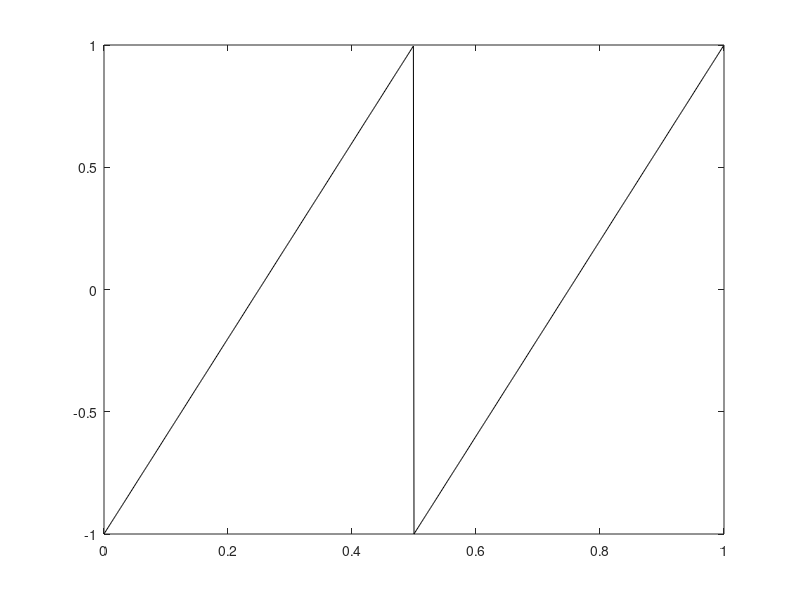

This chart was generated by the following MATLAB code: (Note: this script raises an error after producing the figure.)
clc; close all; clear all;
N = 1e3; % numero de po
TT = 1; % tempo toal
Ts = TT/N; % periodo de amostragem
f = 1/0.5; % frequencia dos sinais
t = (0:N-1)*Ts; % vetor de tempo
A = 1; % amplitude do sinal
s = A*sawtooth(2*pi*f*t); % onda dente de serra
s_rms = sqrt(sum(s.^2)/N); % valor RMS do sinal s 

% plot
plot(t, s, 'k', 'DisplayName', 'Sawtooth wave');
hold on;
yline(s_rms,'b--','DisplayName', sprintf('RMS = %.2f V',s_rms)); % valor RMS
ylabel('Amplitude (V)');
xlabel('Time (sec)');
ylim([-1.1*A,1.1*A]); % limites de visualizacao
legend('Orientation','horizontal','Box','on','Location','southoutside');
title('RMS value of a sawtooth wave');
saveas(gcf, 'semmlow_2_6.png')